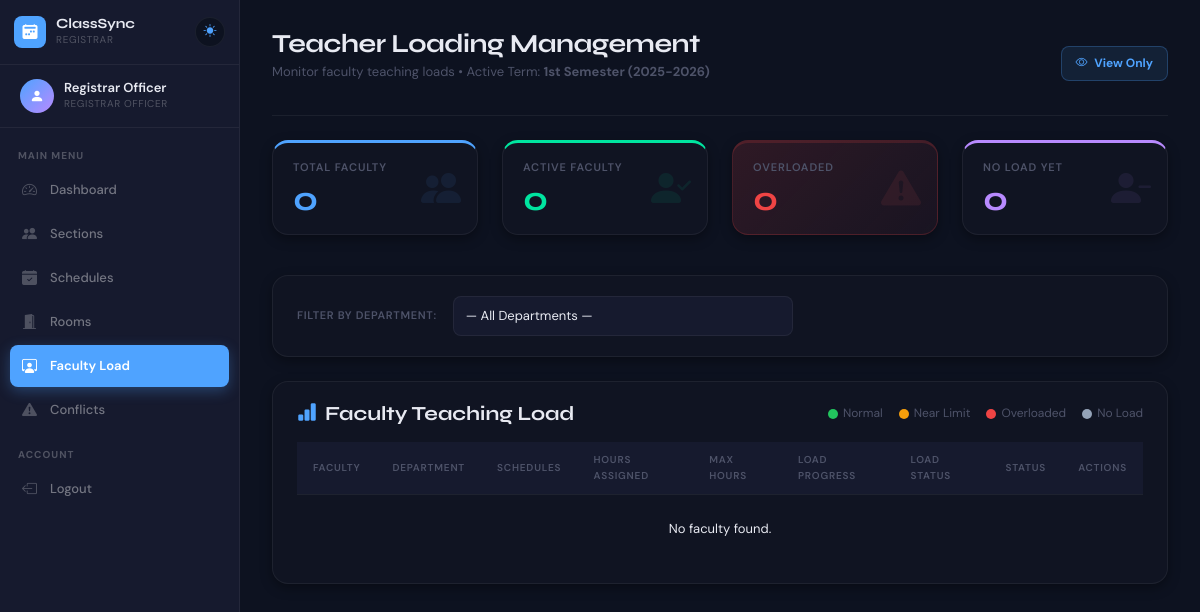
The page /registrar/faculty_load.php (signed in) on the database as committed earlier.
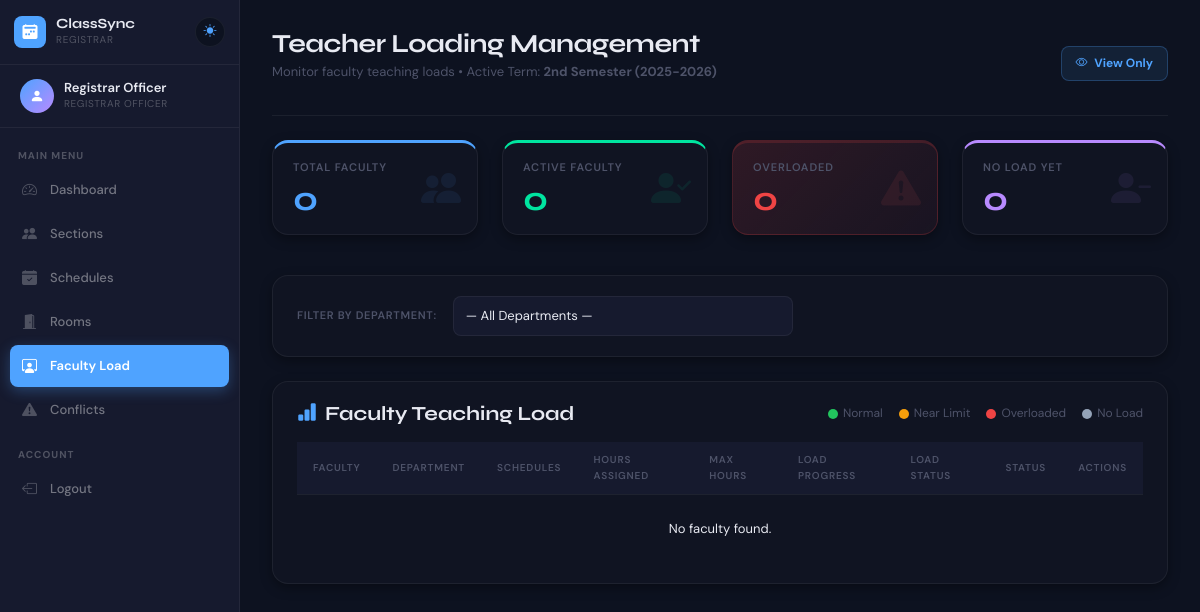
The same page on the database as committed later.
### tables this page shows
CREATE TABLE academic_terms (
    term_id INT AUTO_INCREMENT PRIMARY KEY,
    academic_year VARCHAR(20) NOT NULL,
    semester ENUM('1st Semester','2nd Semester','Summer') NOT NULL,
    is_active BOOLEAN DEFAULT 0,
    created_at TIMESTAMP DEFAULT CURRENT_TIMESTAMP,
    UNIQUE KEY unique_term (academic_year, semester)
);

### registrar/faculty_load.php (the view, shortened to what this page needs)
<?php
require_once 'includes/auth.php'; require_once '../config/db.php';
$activeTerm = $conn->query("SELECT term_id, academic_year, semester FROM academic_terms WHERE is_active=1 LIMIT 1")->fetch_assoc();
$active_term_id = $activeTerm['term_id'] ?? 0;
$term_label     = $activeTerm ? $activeTerm['semester'] . ' (' . $activeTerm['academic_year'] . ')' : 'No Active Term';
$stats = $conn->query("
    SELECT
        COUNT(DISTINCT f.faculty_id) AS total_faculty,
        COUNT(DISTINCT CASE WHEN f.status = 'Active' THEN f.faculty_id END) AS active_faculty,
        COUNT(DISTINCT CASE
            WHEN COALESCE(wh.total_hours, 0) > f.max_teaching_hours THEN f.faculty_id
        END) AS overloaded_faculty,
        COUNT(DISTINCT CASE
            WHEN COALESCE(wh.total_hours, 0) = 0 AND f.status = 'Active' THEN f.faculty_id
        END) AS unassigned_faculty
    FROM faculty f
    LEFT JOIN (
        SELECT faculty_id, SUM(TIMESTAMPDIFF(MINUTE, start_time, end_time) / 60) AS total_hours
        FROM schedules
        WHERE status = 'Active' AND term_id = $active_term_id
        GROUP BY faculty_id
    ) wh ON f.faculty_id = wh.faculty_id
")->fetch_assoc();
$faculty_rows = [];
?>
<?php include '../includes/header.php'; ?>
<?php include 'includes/sidebar.php'; ?>
<div class="main-content">
    <div class="page-header d-flex justify-content-between align-items-center">
        <div>
            <h1>Teacher Loading Management</h1>
            <p>Monitor faculty teaching loads • Active Term: <strong><?= htmlspecialchars($term_label) ?></strong></p>
        </div>
        <div class="registrar-access-badge">
            <i class="bi bi-eye me-1"></i> View Only
        </div>
    </div>
    <div class="row mb-4">
        <div class="col-md-3 mb-3">
            <div class="stats-card blue">
                <h3>Total Faculty</h3>
                <div class="number"><?= $stats['total_faculty'] ?? 0 ?></div>
                <i class="bi bi-people-fill icon"></i>
            </div>
        </div>
        <div class="col-md-3 mb-3">
            <div class="stats-card green">
                <h3>Active Faculty</h3>
                <div class="number"><?= $stats['active_faculty'] ?? 0 ?></div>
                <i class="bi bi-person-check-fill icon"></i>
            </div>
        </div>
        <div class="col-md-3 mb-3">
            <div class="stats-card red">
                <h3>Overloaded</h3>
                <div class="number"><?= $stats['overloaded_faculty'] ?? 0 ?></div>
                <i class="bi bi-exclamation-triangle-fill icon"></i>
            </div>
        </div>
        <div class="col-md-3 mb-3">
            <div class="stats-card purple">
                <h3>No Load Yet</h3>
                <div class="number"><?= $stats['unassigned_faculty'] ?? 0 ?></div>
                <i class="bi bi-person-dash-fill icon"></i>
            </div>
        </div>
    </div>
    <div class="content-card mb-4">
        <form method="GET" class="d-flex align-items-center gap-3 flex-wrap">
            <label class="form-label mb-0" style="white-space:nowrap; font-weight:600;">Filter by Department:</label>
            <select name="department" class="form-select" style="max-width:340px;" onchange="this.form.submit()">
                <option value="">— All Departments —</option>
            </select>
        </form>
    </div>
    <div class="content-card">
        <div class="d-flex justify-content-between align-items-center mb-3">
            <h5 style="color:var(--text-primary); font-weight:700; margin:0;">
                <i class="bi bi-bar-chart-fill me-2" style="color:var(--accent);"></i>Faculty Teaching Load
            </h5>
            <div class="load-legend d-flex gap-3">
                <span class="legend-item"><span class="legend-dot" style="background:#22c55e;"></span> Normal</span>
                <span class="legend-item"><span class="legend-dot" style="background:#f59e0b;"></span> Near Limit</span>
                <span class="legend-item"><span class="legend-dot" style="background:#ef4444;"></span> Overloaded</span>
                <span class="legend-item"><span class="legend-dot" style="background:#94a3b8;"></span> No Load</span>
            </div>
        </div>
        <div class="table-responsive">
            <table class="custom-table">
                <thead>
                    <tr>
                        <th>Faculty</th>
                        <th>Department</th>
                        <th>Schedules</th>
                        <th>Hours Assigned</th>
                        <th>Max Hours</th>
                        <th>Load Progress</th>
                        <th>Load Status</th>
                        <th>Status</th>
                        <th>Actions</th>
                    </tr>
                </thead>
                <tbody>
                    <?php if (empty($faculty_rows)): ?>
                        <tr><td colspan="9" class="text-center py-4">No faculty found.</td></tr>
                    <?php endif; ?>
                </tbody>
            </table>
        </div>
    </div>
</div>
<?php include '../includes/footer.php'; ?>

Rows that differ between the two databases and show on the page:
no longer on this page (row edited): academic_terms: term_label "1st Semester (2025-2026)"
added academic_terms: term_label "2nd Semester (2025-2026)"
